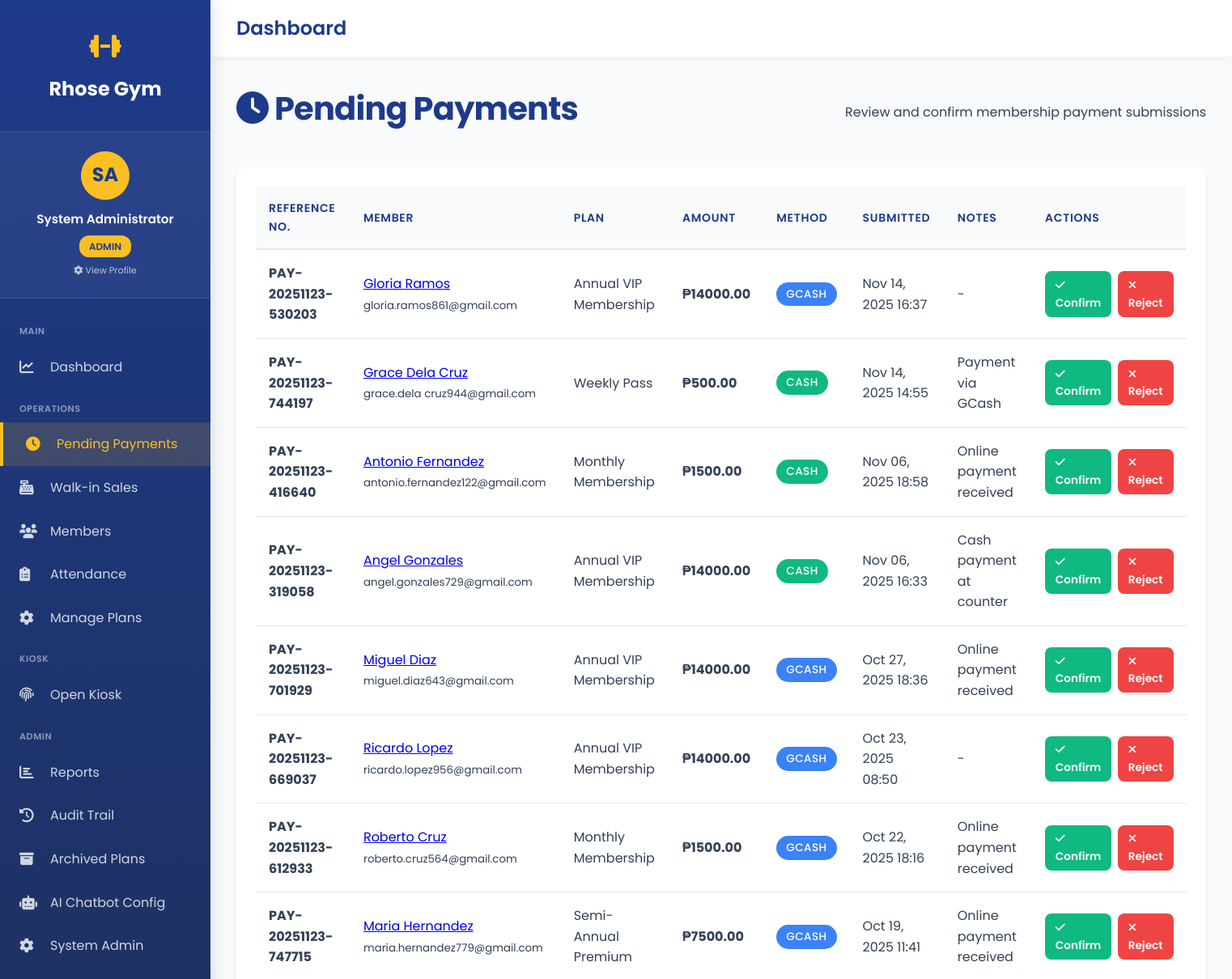
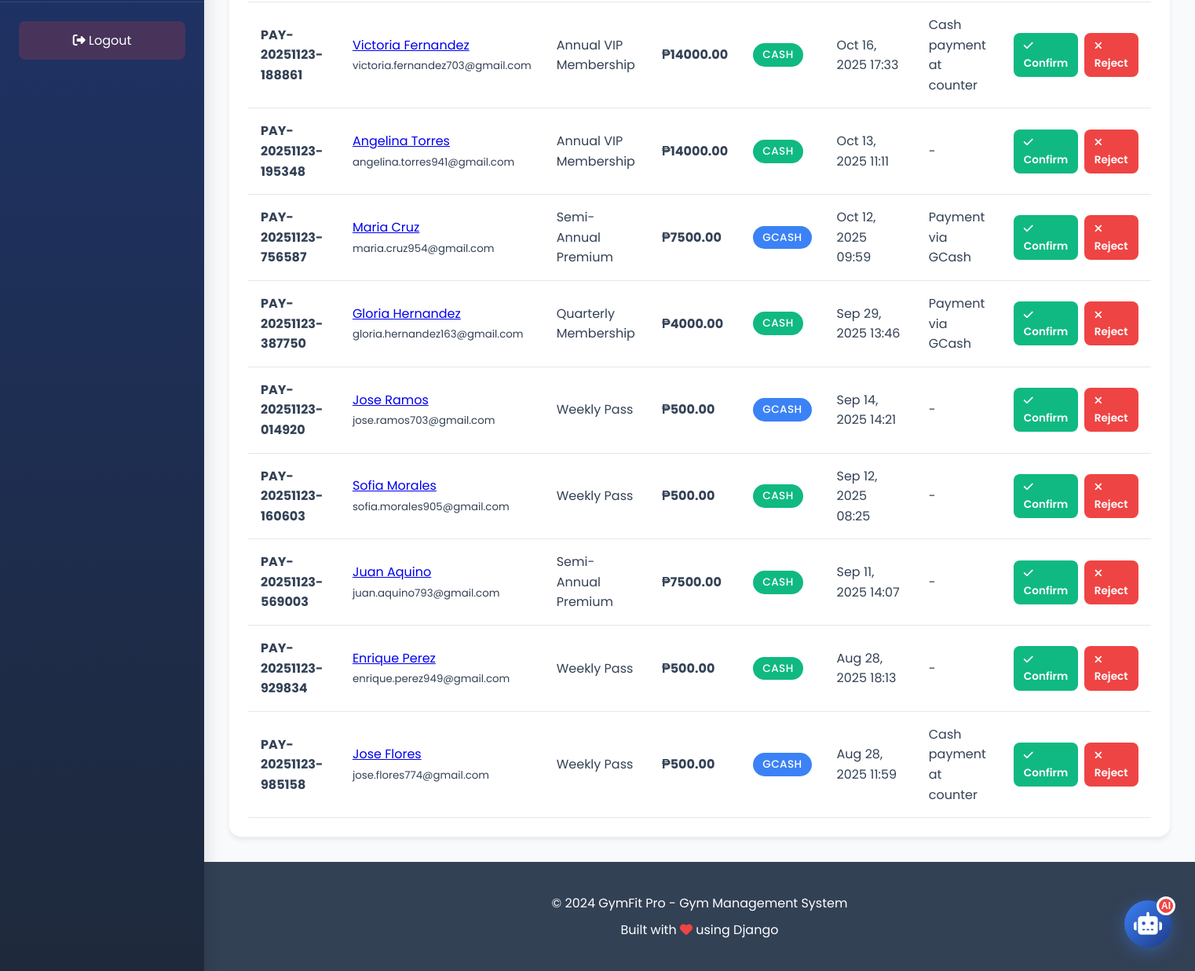
/pending-payments/ (signed in), run on the app's committed database (2 pictures, top to bottom).
### gym_app/models.py (models this page shows, shortened)
class User(AbstractUser):
    ROLE_CHOICES = [
        ('admin', 'Admin'),
        ('staff', 'Staff'),
        ('member', 'Member'),
    ]
    role = models.CharField(max_length=10, choices=ROLE_CHOICES, default='member')
    mobile_no = models.CharField(max_length=20, blank=True, null=True)
    address = models.TextField(blank=True, null=True)
    birthdate = models.DateField(blank=True, null=True)
    age = models.IntegerField(blank=True, null=True)
    profile_image = models.ImageField(
        upload_to='profile_images/',
        blank=True,
        null=True,
        help_text="Profile picture"
    )
    kiosk_pin = models.CharField(
        max_length=6,
        blank=True,
        null=True,
        unique=True,
        help_text="6-digit PIN for kiosk check-in/out",
        verbose_name="Kiosk PIN"
    )
    created_at = models.DateTimeField(auto_now_add=True)
    updated_at = models.DateTimeField(auto_now=True)
    class Meta:
        db_table = 'users'
        verbose_name = 'User'
        verbose_name_plural = 'Users'
    def is_admin(self):
        return self.role == 'admin' or self.is_superuser
    def is_staff_or_admin(self):
        return self.role in ['admin', 'staff'] or self.is_superuser or self.is_staff

class Payment(models.Model):
    PAYMENT_METHOD_CHOICES = [
        ('cash', 'Cash'),
        ('gcash', 'GCash'),
    ]
    PAYMENT_STATUS_CHOICES = [
        ('pending', 'Pending Confirmation'),
        ('confirmed', 'Confirmed'),
        ('rejected', 'Rejected'),
    ]
    user = models.ForeignKey(User, on_delete=models.CASCADE, related_name='payments')
    membership = models.ForeignKey(UserMembership, on_delete=models.CASCADE, related_name='payments')
    amount = models.DecimalField(max_digits=10, decimal_places=2)
    method = models.CharField(max_length=10, choices=PAYMENT_METHOD_CHOICES)
    payment_date = models.DateTimeField(default=timezone.now)
    reference_no = models.CharField(max_length=50, blank=True, null=True, unique=True, help_text="Auto-generated payment reference")
    notes = models.TextField(blank=True, null=True)
    status = models.CharField(max_length=20, choices=PAYMENT_STATUS_CHOICES, default='pending')
    approved_by = models.ForeignKey(
        User,
        on_delete=models.SET_NULL,
        null=True,
        blank=True,
        related_name='approved_payments'
    )
    approved_at = models.DateTimeField(null=True, blank=True)
    rejection_reason = models.TextField(blank=True, null=True)
    created_at = models.DateTimeField(auto_now_add=True)
    updated_at = models.DateTimeField(auto_now=True)
    class Meta:
        db_table = 'payments'
        verbose_name = 'Payment'
        verbose_name_plural = 'Payments'
        ordering = ['-payment_date']

class UserMembership(models.Model):
    STATUS_CHOICES = [
        ('pending', 'Pending Payment'),
        ('active', 'Active'),
        ('expired', 'Expired'),
        ('cancelled', 'Cancelled'),
    ]
    user = models.ForeignKey(User, on_delete=models.CASCADE, related_name='memberships')
    plan = models.ForeignKey(MembershipPlan, on_delete=models.PROTECT, related_name='subscriptions')
    start_date = models.DateField()
    end_date = models.DateField()
    status = models.CharField(max_length=20, choices=STATUS_CHOICES, default='pending')
    cancelled_at = models.DateTimeField(null=True, blank=True)
    cancelled_by = models.ForeignKey(
        User,
        on_delete=models.SET_NULL,
        null=True,
        blank=True,
        related_name='cancelled_memberships'
    )
    cancellation_reason = models.TextField(blank=True, null=True)
    created_at = models.DateTimeField(auto_now_add=True)
    updated_at = models.DateTimeField(auto_now=True)
    class Meta:
        db_table = 'user_memberships'
        verbose_name = 'User Membership'
        verbose_name_plural = 'User Memberships'
        ordering = ['-start_date']

class MembershipPlan(models.Model):
    name = models.CharField(max_length=100)
    duration_days = models.IntegerField(help_text="Duration in days")
    price = models.DecimalField(max_digits=10, decimal_places=2)
    description = models.TextField(blank=True, null=True)
    is_active = models.BooleanField(default=True)
    is_archived = models.BooleanField(default=False, help_text="Archived plans are hidden but preserved for records")
    archived_at = models.DateTimeField(null=True, blank=True)
    archived_by = models.ForeignKey(
        User,
        on_delete=models.SET_NULL,
        null=True,
        blank=True,
        related_name='archived_membership_plans'
    )
    created_at = models.DateTimeField(auto_now_add=True)
    updated_at = models.DateTimeField(auto_now=True)
    class Meta:
        db_table = 'membership_plans'
        verbose_name = 'Membership Plan'
        verbose_name_plural = 'Membership Plans'
        ordering = ['price']

### gym_app/views.py (the view)
# urls.py: path('pending-payments/', views.pending_payments_view, name='pending_payments'),
@login_required
def pending_payments_view(request):
    if not request.user.is_staff_or_admin():
        messages.error(request, 'Access denied. Staff/Admin only.')
        return redirect('dashboard')
    pending_payments = Payment.objects.filter(
        status='pending'
    ).select_related('user', 'membership__plan').order_by('-payment_date')
    context = {
        'pending_payments': pending_payments,
    }
    return render(request, 'gym_app/pending_payments.html', context)

### gym_app/templates/gym_app/pending_payments.html (shortened to what this page needs)
{% extends 'gym_app/base_sidebar.html' %}
{% load static %}
{% block extra_css %}
<link rel="stylesheet" href="{% static 'gym_app/css/pages/members_list.css' %}">
{% endblock %}
{% block content %}
<div class="container">
    <div class="page-header">
        <h1><i class="fas fa-clock"></i> Pending Payments</h1>
        <p>Review and confirm membership payment submissions</p>
    </div>
    {% if pending_payments %}
    <div class="table-container">
        <table class="members-table">
            <thead>
                <tr>
                    <th>Reference No.</th>
                    <th>Member</th>
                    <th>Plan</th>
                    <th>Amount</th>
                    <th>Method</th>
                    <th>Submitted</th>
                    <th>Notes</th>
                    <th>Actions</th>
                </tr>
            </thead>
            <tbody>
                {% for payment in pending_payments %}
                <tr>
                    <td><strong>{{ payment.reference_no }}</strong></td>
                    <td>
                        <a href="{% url 'member_detail' payment.user.id %}">
                            {{ payment.user.get_full_name }}
                        </a>
                        <br>
                        <small>{{ payment.user.email }}</small>
                    </td>
                    <td>{{ payment.membership.plan.name }}</td>
                    <td><strong>₱{{ payment.amount }}</strong></td>
                    <td>
                        <span class="badge badge-{{ payment.method }}">
                            {{ payment.get_method_display }}
                        </span>
                    </td>
                    <td>{{ payment.payment_date|date:"M d, Y H:i" }}</td>
                    <td>{{ payment.notes|default:"-" }}</td>
                    <td>
                        <div class="action-buttons">
                            <a href="{% url 'confirm_payment' payment.id %}"
                               class="btn btn-success btn-sm">
                                <i class="fas fa-check"></i> Confirm
                            </a>
                            <a href="{% url 'reject_payment' payment.id %}"
                               class="btn btn-danger btn-sm">
                                <i class="fas fa-times"></i> Reject
                            </a>
                        </div>
                    </td>
                </tr>
                {% endfor %}
            </tbody>
        </table>
    </div>
    {% else %}
    <div class="empty-state">
        <i class="fas fa-check-circle"></i>
        <h2>No Pending Payments</h2>
        <p>All payment submissions have been processed.</p>
    </div>
    {% endif %}
</div>
{% endblock %}

### gym_app/templates/gym_app/base_sidebar.html (shortened to what this page needs)
<!DOCTYPE html>
<html lang="en">
<head>
    <link rel="stylesheet" href="https://cdnjs.cloudflare.com/ajax/libs/font-awesome/6.4.0/css/all.min.css">
    {% block extra_css %}{% endblock %}
</head>
<body class="has-sidebar">
    <aside class="sidebar" id="sidebar">
        <div class="sidebar-header">
            <div class="sidebar-logo">
                <i class="fas fa-dumbbell"></i>
            </div>
            <a href="{% url 'home' %}" class="sidebar-brand">Rhose Gym</a>
        </div>
        <a href="{% url 'profile_settings' %}" class="sidebar-user">
            <div class="sidebar-user-avatar">
                {% if user.profile_image %}
                    <img src="{{ user.profile_image.url }}" alt="{{ user.get_full_name }}" class="sidebar-user-avatar-img">
                {% else %}
                    {{ user.first_name|first|upper }}{{ user.last_name|first|upper }}
                {% endif %}
            </div>
            <div class="sidebar-user-name">{{ user.get_full_name|default:user.username }}</div>
            <div style="text-align: center; margin-top: 0.5rem;">
                <span class="sidebar-user-role">{{ user.role }}</span>
            </div>
            <div style="text-align: center; margin-top: 0.5rem; font-size: 0.7rem; opacity: 0.7;">
                <i class="fas fa-cog"></i> View Profile
            </div>
        </a>
            <nav class="sidebar-menu">
            <div class="sidebar-section">Main</div>
            <a href="{% url 'dashboard' %}" {% if request.path == '/dashboard/' %}class="active"{% endif %}>
                <i class="fas fa-chart-line"></i>
                <span>Dashboard</span>
            </a>
            <div class="sidebar-section">Operations</div>
            <a href="{% url 'pending_payments' %}" {% if 'pending-payments' in request.path %}class="active"{% endif %}>
                <i class="fas fa-clock"></i>
                <span>Pending Payments</span>
            </a>
            <a href="{% url 'walkin_purchase' %}" {% if 'walkin' in request.path %}class="active"{% endif %}>
                <i class="fas fa-cash-register"></i>
                <span>Walk-in Sales</span>
            </a>
            <a href="{% url 'members_list' %}" {% if 'members' in request.path %}class="active"{% endif %}>
                <i class="fas fa-users"></i>
                <span>Members</span>
            </a>
            <a href="{% url 'attendance_report' %}" {% if 'attendance' in request.path %}class="active"{% endif %}>
                <i class="fas fa-clipboard-list"></i>
                <span>Attendance</span>
            </a>
            <a href="{% url 'manage_plans' %}" {% if 'manage-plans' in request.path %}class="active"{% endif %}>
                <i class="fas fa-cog"></i>
                <span>Manage Plans</span>
            </a>
            <div class="sidebar-section">Kiosk</div>
            <a href="{% url 'kiosk_login' %}" target="_blank">
                <i class="fas fa-fingerprint"></i>
                <span>Open Kiosk</span>
            </a>
            {% if user.is_admin %}
            <div class="sidebar-section">Admin</div>
            <a href="{% url 'reports' %}" {% if 'reports' in request.path %}class="active"{% endif %}>
                <i class="fas fa-chart-bar"></i>
                <span>Reports</span>
            </a>
            <a href="{% url 'audit_trail' %}" {% if 'audit' in request.path %}class="active"{% endif %}>
                <i class="fas fa-history"></i>
                <span>Audit Trail</span>
            </a>
            <a href="{% url 'archived_plans' %}" {% if 'archived-plans' in request.path %}class="active"{% endif %}>
                <i class="fas fa-archive"></i>
                <span>Archived Plans</span>
            </a>
            <a href="{% url 'chatbot_config' %}" {% if 'chatbot-config' in request.path %}class="active"{% endif %}>
                <i class="fas fa-robot"></i>
                <span>AI Chatbot Config</span>
            </a>
            <a href="/admin/" target="_blank">
                <i class="fas fa-cog"></i>
                <span>System Admin</span>
            </a>
            {% endif %}
        </nav>
        <div class="sidebar-footer">
            <a href="{% url 'logout' %}">
                <i class="fas fa-sign-out-alt"></i> Logout
            </a>
        </div>
    </aside>
    <div class="main-wrapper">
        <div class="top-navbar">
            <div class="top-navbar-left">
                <h1>{% block page_title %}Dashboard{% endblock %}</h1>
            </div>
        </div>
        <main class="main-content">
            {% block content %}{% endblock %}
        </main>
        <footer class="footer">
            <div class="container">
                <p>&copy; 2024 GymFit Pro - Gym Management System</p>
                <p>Built with <i class="fas fa-heart" style="color: var(--danger);"></i> using Django</p>
            </div>
        </footer>
    </div>
<button class="chat-widget-button" id="chatWidgetToggle" title="Chat with FitBot">
    <i class="fas fa-robot"></i>
    <span class="chat-widget-badge">AI</span>
</button>
</body>
</html>

### gym_app/static/gym_app/css/pages/members_list.css (style rules this page uses)
:root { --font-weight-normal: 400; --font-weight-medium: 500; --font-weight-semibold: 600; --font-weight-bold: 700; }
.page-header { display: flex; justify-content: space-between; align-items: center; margin-bottom: 2rem; }
.page-header h1 { font-size: 2rem; color: var(--primary-blue); font-weight: var(--font-weight-bold); letter-spacing: -0.02em; margin-bottom: 0.5rem; }
.table-container { background: var(--white); border-radius: 15px; padding: 1.5rem; box-shadow: 0 4px 6px rgba(0, 0, 0, 0.07); overflow-x: auto; }
table { width: 100%; border-collapse: collapse; }
table thead { background-color: var(--light-bg); }
table th { padding: 1rem; text-align: left; font-weight: var(--font-weight-semibold); color: var(--primary-blue); border-bottom: 2px solid #e2e8f0; font-size: 0.875rem; text-transform: uppercase; letter-spacing: 0.05em; }
table td { padding: 1rem; border-bottom: 1px solid #e2e8f0; color: var(--dark-gray); }
table tbody tr { transition: background-color 0.2s; }
.badge { display: inline-flex; align-items: center; gap: 0.35rem; padding: 0.35rem 0.85rem; border-radius: 12px; font-size: 0.75rem; font-weight: var(--font-weight-semibold); text-transform: uppercase; letter-spacing: 0.03em; }
@media (min-width: 768px) { .page-header h1 { font-size: 2rem; } }
@media (min-width: 1024px) { .page-header h1 { font-size: 2.5rem; } }
@media (min-width: 1440px) { .table-container { max-width: 1400px; } }

### gym_app/templates/gym_app/pending_payments.html (style rules this page uses)
.action-buttons { display: flex; gap: 0.5rem; }
.badge { padding: 0.25rem 0.75rem; border-radius: 20px; font-size: 0.85rem; font-weight: 500; }
.badge-cash { background: #10b981; color: white; }
.badge-gcash { background: #3b82f6; color: white; }
.btn-sm { padding: 0.4rem 0.8rem; font-size: 0.85rem; }
.btn-success { background: #10b981; color: white; }
.btn-danger { background: #ef4444; color: white; }

### gym_app/templates/gym_app/base_sidebar.html (style rules this page uses)
.chat-widget-button { position: fixed; bottom: 30px; right: 30px; width: 60px; height: 60px; border-radius: 50%; background: linear-gradient(135deg, var(--secondary-blue) 0%, var(--primary-blue) 100%); color: var(--white); border: none; box-shadow: 0 5px 20px rgba(59, 130, 246, 0.4); cursor: pointer; display: flex; align-items: center; justify-content: center; font-size: 1.8rem; z-index: 10000; transition: transform 0.2s, box-shadow 0.2s; }
.chat-widget-badge { position: absolute; top: -5px; right: -5px; background: var(--danger); color: var(--white); width: 24px; height: 24px; border-radius: 50%; display: flex; align-items: center; justify-content: center; font-size: 0.75rem; font-weight: 700; border: 3px solid var(--white); }

### data on the page
User: first_name|first "S", last_name|first "A", get_full_name "System Administrator", role "ADMIN"
Payment: reference_no "PAY-20251123-530203", user.get_full_name "Gloria Ramos", user.email "gloria.ramos861@gmail.com", membership.plan.name "Annual VIP Membership", amount "14000.00", method "GCASH", payment_date "Nov 14, 2025 16:37", notes "-"
Payment: reference_no "PAY-20251123-744197", user.get_full_name "Grace Dela Cruz", user.email "grace.dela cruz944@gmail.com", membership.plan.name "Weekly Pass", amount "500.00", method "CASH", payment_date "Nov 14, 2025 14:55", notes "Payment via GCash"
Payment: reference_no "PAY-20251123-416640", user.get_full_name "Antonio Fernandez", user.email "antonio.fernandez122@gmail.com", membership.plan.name "Monthly Membership", amount "1500.00", method "CASH", payment_date "Nov 06, 2025 18:58", notes "Online payment received"
Payment: reference_no "PAY-20251123-319058", user.get_full_name "Angel Gonzales", user.email "angel.gonzales729@gmail.com", membership.plan.name "Annual VIP Membership", amount "14000.00", method "CASH", payment_date "Nov 06, 2025 16:33", notes "Cash payment at counter"
Payment: reference_no "PAY-20251123-701929", user.get_full_name "Miguel Diaz", user.email "miguel.diaz643@gmail.com", membership.plan.name "Annual VIP Membership", amount "14000.00", method "GCASH", payment_date "Oct 27, 2025 18:36", notes "Online payment received"
Payment: reference_no "PAY-20251123-669037", user.get_full_name "Ricardo Lopez", user.email "ricardo.lopez956@gmail.com", membership.plan.name "Annual VIP Membership", amount "14000.00", method "GCASH", payment_date "Oct 23, 2025 08:50", notes "-"
Payment: reference_no "PAY-20251123-612933", user.get_full_name "Roberto Cruz", user.email "roberto.cruz564@gmail.com", membership.plan.name "Monthly Membership", amount "1500.00", method "GCASH", payment_date "Oct 22, 2025 18:16", notes "Online payment received"
Payment: reference_no "PAY-20251123-747715", user.get_full_name "Maria Hernandez", user.email "maria.hernandez779@gmail.com", membership.plan.name "Semi-Annual Premium", amount "7500.00", method "GCASH", payment_date "Oct 19, 2025 11:41", notes "Online payment received"
Payment: reference_no "PAY-20251123-188861", user.get_full_name "Victoria Fernandez", user.email "victoria.fernandez703@gmail.com", membership.plan.name "Annual VIP Membership", amount "14000.00", method "CASH", payment_date "Oct 16, 2025 17:33", notes "Cash payment at counter"
Payment: reference_no "PAY-20251123-195348", user.get_full_name "Angelina Torres", user.email "angelina.torres941@gmail.com", membership.plan.name "Annual VIP Membership", amount "14000.00", method "CASH", payment_date "Oct 13, 2025 11:11", notes "-"
Payment: reference_no "PAY-20251123-756587", user.get_full_name "Maria Cruz", user.email "maria.cruz954@gmail.com", membership.plan.name "Semi-Annual Premium", amount "7500.00", method "GCASH", payment_date "Oct 12, 2025 09:59", notes "Payment via GCash"
Payment: reference_no "PAY-20251123-387750", user.get_full_name "Gloria Hernandez", user.email "gloria.hernandez163@gmail.com", membership.plan.name "Quarterly Membership", amount "4000.00", method "CASH", payment_date "Sep 29, 2025 13:46", notes "Payment via GCash"
Payment: reference_no "PAY-20251123-014920", user.get_full_name "Jose Ramos", user.email "jose.ramos703@gmail.com", membership.plan.name "Weekly Pass", amount "500.00", method "GCASH", payment_date "Sep 14, 2025 14:21", notes "-"
Payment: reference_no "PAY-20251123-160603", user.get_full_name "Sofia Morales", user.email "sofia.morales905@gmail.com", membership.plan.name "Weekly Pass", amount "500.00", method "CASH", payment_date "Sep 12, 2025 08:25", notes "-"
Payment: reference_no "PAY-20251123-569003", user.get_full_name "Juan Aquino", user.email "juan.aquino793@gmail.com", membership.plan.name "Semi-Annual Premium", amount "7500.00", method "CASH", payment_date "Sep 11, 2025 14:07", notes "-"
Payment: reference_no "PAY-20251123-929834", user.get_full_name "Enrique Perez", user.email "enrique.perez949@gmail.com", membership.plan.name "Weekly Pass", amount "500.00", method "CASH", payment_date "Aug 28, 2025 18:13", notes "-"
Payment: reference_no "PAY-20251123-985158", user.get_full_name "Jose Flores", user.email "jose.flores774@gmail.com", membership.plan.name "Weekly Pass", amount "500.00", method "GCASH", payment_date "Aug 28, 2025 11:59", notes "Cash payment at counter"
